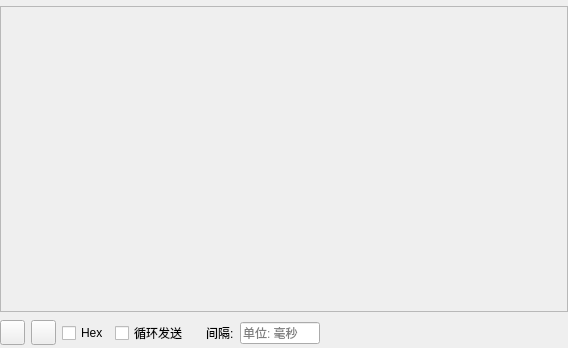
<?xml version="1.0" encoding="UTF-8"?>
<ui version="4.0">
 <class>publish</class>
 <widget class="QWidget" name="publish">
  <property name="geometry">
   <rect>
    <x>0</x>
    <y>0</y>
    <width>568</width>
    <height>348</height>
   </rect>
  </property>
  <property name="windowTitle">
   <string>Form</string>
  </property>
  <property name="styleSheet">
   <string notr="true"/>
  </property>
  <layout class="QGridLayout" name="gridLayout">
   <property name="leftMargin">
    <number>0</number>
   </property>
   <property name="topMargin">
    <number>6</number>
   </property>
   <property name="rightMargin">
    <number>0</number>
   </property>
   <property name="bottomMargin">
    <number>0</number>
   </property>
   <item row="0" column="0">
    <widget class="QScrollArea" name="scrollArea">
     <property name="widgetResizable">
      <bool>true</bool>
     </property>
     <widget class="QWidget" name="scrollAreaWidgetContents">
      <property name="geometry">
       <rect>
        <x>0</x>
        <y>0</y>
        <width>566</width>
        <height>302</height>
       </rect>
      </property>
      <layout class="QGridLayout" name="gridLayout_3">
       <item row="0" column="0">
        <layout class="QFormLayout" name="formLayout_publish">
         <property name="horizontalSpacing">
          <number>0</number>
         </property>
         <property name="verticalSpacing">
          <number>3</number>
         </property>
        </layout>
       </item>
      </layout>
     </widget>
    </widget>
   </item>
   <item row="1" column="0">
    <layout class="QHBoxLayout" name="horizontalLayout_6">
     <item>
      <widget class="QPushButton" name="pushButton_add">
       <property name="sizePolicy">
        <sizepolicy hsizetype="Fixed" vsizetype="Fixed">
         <horstretch>0</horstretch>
         <verstretch>0</verstretch>
        </sizepolicy>
       </property>
       <property name="minimumSize">
        <size>
         <width>25</width>
         <height>25</height>
        </size>
       </property>
       <property name="maximumSize">
        <size>
         <width>25</width>
         <height>25</height>
        </size>
       </property>
       <property name="toolTip">
        <string>添加一行</string>
       </property>
       <property name="text">
        <string/>
       </property>
       <property name="icon">
        <iconset resource="img.qrc">
         <normaloff>:/img/images/加.png</normaloff>:/img/images/加.png</iconset>
       </property>
       <property name="iconSize">
        <size>
         <width>25</width>
         <height>25</height>
        </size>
       </property>
      </widget>
     </item>
     <item>
      <widget class="QPushButton" name="pushButton_del">
       <property name="sizePolicy">
        <sizepolicy hsizetype="Fixed" vsizetype="Fixed">
         <horstretch>0</horstretch>
         <verstretch>0</verstretch>
        </sizepolicy>
       </property>
       <property name="minimumSize">
        <size>
         <width>25</width>
         <height>25</height>
        </size>
       </property>
       <property name="maximumSize">
        <size>
         <width>25</width>
         <height>25</height>
        </size>
       </property>
       <property name="toolTip">
        <string>删除最后一行</string>
       </property>
       <property name="text">
        <string/>
       </property>
       <property name="icon">
        <iconset resource="img.qrc">
         <normaloff>:/img/images/减号.png</normaloff>:/img/images/减号.png</iconset>
       </property>
       <property name="iconSize">
        <size>
         <width>25</width>
         <height>25</height>
        </size>
       </property>
      </widget>
     </item>
     <item>
      <widget class="QCheckBox" name="checkBox_hex_mul">
       <property name="text">
        <string>Hex</string>
       </property>
      </widget>
     </item>
     <item>
      <widget class="QCheckBox" name="checkBox_publish_mul">
       <property name="sizePolicy">
        <sizepolicy hsizetype="Expanding" vsizetype="Fixed">
         <horstretch>0</horstretch>
         <verstretch>0</verstretch>
        </sizepolicy>
       </property>
       <property name="minimumSize">
        <size>
         <width>30</width>
         <height>30</height>
        </size>
       </property>
       <property name="maximumSize">
        <size>
         <width>85</width>
         <height>30</height>
        </size>
       </property>
       <property name="toolTip">
        <string>&lt;html&gt;&lt;head/&gt;&lt;body&gt;&lt;p&gt;发布数据&lt;/p&gt;&lt;/body&gt;&lt;/html&gt;</string>
       </property>
       <property name="toolTipDuration">
        <number>0</number>
       </property>
       <property name="statusTip">
        <string>发布数据</string>
       </property>
       <property name="whatsThis">
        <string>发布数据</string>
       </property>
       <property name="text">
        <string>循环发送</string>
       </property>
       <property name="iconSize">
        <size>
         <width>30</width>
         <height>30</height>
        </size>
       </property>
      </widget>
     </item>
     <item>
      <widget class="QLabel" name="label_6">
       <property name="text">
        <string>间隔:</string>
       </property>
      </widget>
     </item>
     <item>
      <widget class="QLineEdit" name="lineEdit_times_mul">
       <property name="sizePolicy">
        <sizepolicy hsizetype="Fixed" vsizetype="Fixed">
         <horstretch>0</horstretch>
         <verstretch>0</verstretch>
        </sizepolicy>
       </property>
       <property name="maximumSize">
        <size>
         <width>80</width>
         <height>16777215</height>
        </size>
       </property>
       <property name="toolTip">
        <string>循环发送间隔</string>
       </property>
       <property name="placeholderText">
        <string>单位: 毫秒</string>
       </property>
      </widget>
     </item>
     <item>
      <spacer name="horizontalSpacer">
       <property name="orientation">
        <enum>Qt::Horizontal</enum>
       </property>
       <property name="sizeHint" stdset="0">
        <size>
         <width>13</width>
         <height>27</height>
        </size>
       </property>
      </spacer>
     </item>
    </layout>
   </item>
  </layout>
 </widget>
 <resources>
  <include location="img.qrc"/>
 </resources>
 <connections/>
</ui>
